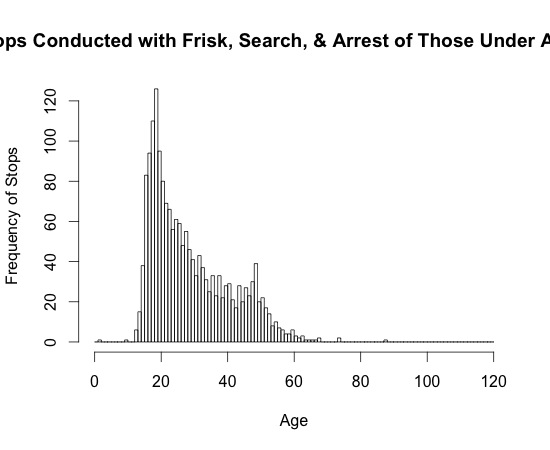

Generate this figure with R:
# Data Without Borders
# Jake Porway
#
# Victor Ben Turner, vt520@nyu.edu
# Homework: Week #1

# PART 1

# PREPARATION/MISE EN PLACE
# loads stop/frisk data from external CSV
# ### FIX PATH!!!
data <- read.csv("http://www.jakeporway.com/teaching/data/snf_11_2011_1.csv", header=TRUE, as.is=TRUE)
attach(data)

# ANSWERS BELOW
# Q: How many women were stopped?
# A: 3,927 entries found classified as "F" for "sex"
females <- data[data$sex == "F",]
numFemales <- nrow(females)
print(numFemales)

# Q: What percentage of the stops is this?
# A: 6.76% of total stops
totalStops <- nrow(data)
percentageFemales <- numFemales/totalStops
print(percentageFemales)

# Q: How many different kinds of suspected crimes are there?
# A: 1,356 kinds of suspected crimes
uniqueSuspectedCrimes <- length(unique(data$crime.suspected))
print(uniqueSuspectedCrimes)

# Q: What do you think about that?
# A: For citizens I think it's a good thing because they will be charged
# with the precise crime that they are accused of having committed, instead
# of being lumped into large categories. For police and the courts, it must
# make things far more difficult because there's no way anyone can remember
# the intricacies of each crime's precedents. For data, there are probably
# some duplicate codings, misspellings (e.g. "ASSASULT" or "FEKLONY"), and
# a need to place in larger buckets in order to display on charts (such as
# misdemeanors and felonies).

# Q: Is that what you expected?
# A: I would hope so, to have a lot of charges categorized in a democratic
# society.

# Q: Which precinct had the most stops?
# A: 47th Precinct, North Bronx (sorted so index is #1)
# http://www.nyc.gov/html/nypd/html/precincts/precinct_047.shtml
precinctWithMostStops <- which.max(rev(sort(table(data$precinct))))
print(precinctWithMostStops)

# Q: How many were there?
# A: 2,597 stops
mostStopsAtTopPrecinct <- max(table(data$precinct))
print(mostStopsAtTopPrecinct)

# Q: Which precinct had the least stops?
# A: 13th Precinct, PCVST (my neighborhood!)
# http://www.nyc.gov/html/nypd/html/precincts/precinct_013.shtml
precinctWithFewestStops <- which.min(sort(table(data$precinct)))
print(precinctWithFewestStops)

# Q: How many people between 18 and 30 were stopped?
# A: 29,865 stops (inclusive of 18 and 30)
totalBetween18and30 <- sum(table(age[age >= 18 & age <= 30]))
print(totalBetween18and30)

# Notice that there are columns for “frisked”, “searched”, and
# “arrested”.  Every row represents a stop, but not everyone was
# frisked, searched, or arrested.  Use your burgeoning data skills to:

# Q: Find the number of people who were given the full treatment:  frisked,
# searched, and then arrested.
# A: 1,829 stops
fullTreatment <- length(which(frisked == 1 & searched == 1 & arrested == 1))
print(fullTreatment)

# Make a histogram of their ages.
under120 <- data[age < 120 & frisked == 1 & searched == 1 & arrested == 1, "age"]
bins <- seq(0,120,by=1)
hist(under120, bins, xlab="Age", ylab="Frequency of Stops", main="Stops Conducted with Frisk, Search, & Arrest of Those Under Age 120")

# PART 2
# I chose the Google government removal request transparency report dataset
# because it had a small number of columns; I was looking at UN data but
# they often mixed and matched their column data so columns could include
# multiple sets of comparative data, making R work on it more clumsy without
# separating out the data into different files, or specifying columns.
# http://www.google.com/transparencyreport/

# The data is published by Google to show how its traffic and content is
# regulated and influenced by corporations and governments.

# The data is broken down into a log-like format, with different entries
# for different Reasons for takedown requests, country requesting the
# takedown, time period, and Google product affected.

# PREPARATION/MISE EN PLACE
dataGoog <- read.csv("http://www.google.com/transparencyreport/removals/government/google-government-removal-requests-by-product-and-reason.csv", header=TRUE, as.is=TRUE)
attach(dataGoog)

# The Google products which had the most government removal requests were
# YouTube (184), Web Search (107), and Blogger (104).
table(data$Product)

# The top reasons for government removal requests were Defamation (147),
# Privacy and Security (119), and Other (114).
table(data$Reason)

# Bar chart of removal request court orders by country.
# Shows US, India, and Brazil with the most total requests by number of court orders, by country.
barchart(table(data$Country, data$Court.Orders), xlab="# of Court Orders", main="Google Transparency Report: # of Court Orders by Country")
